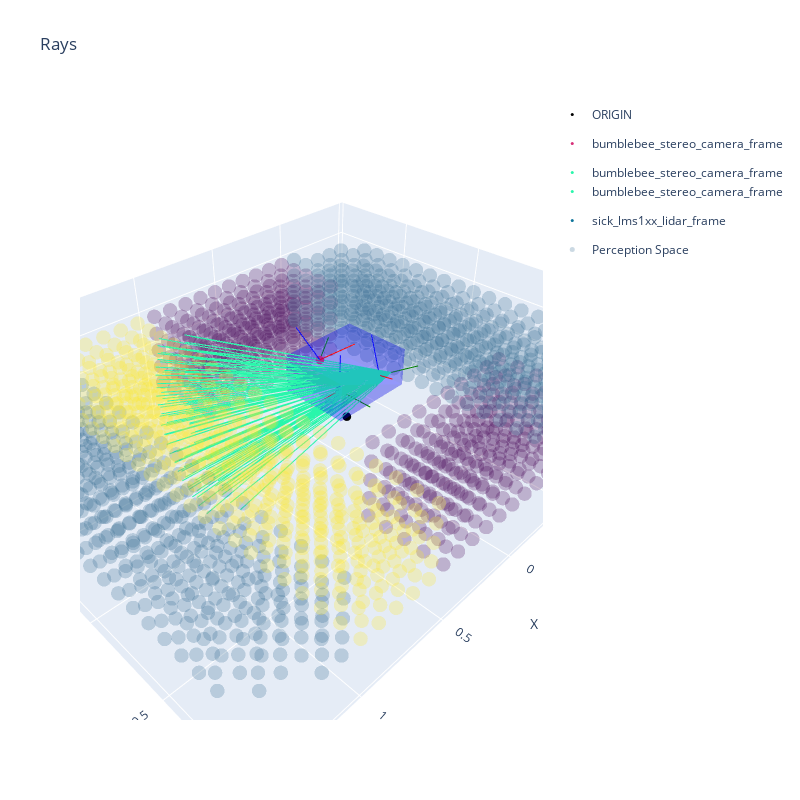

Notebook cell for this chart:
### Code cell
INDEX_TO_PLOT = 7433
design_x_fig, design_x_df = plot_plot_design(INDEX_TO_PLOT, sensor_idx_rays=1, max_rays=100)
design_x_df

### Figure 1 — Plotly figure (JSON) as saved in the notebook; plotly's stock layout.template omitted (floating-point values rounded to 4 significant figures; data arrays with more than 128 entries replaced by an {"elided": "..."} marker saying what was removed)
{"data": [{"marker": {"color": "black", "size": 3}, "mode": "markers", "name": "ORIGIN", "type": "scatter3d", "x": [0], "y": [0], "z": [0]}, {"hoverinfo": "text", "legendgroup": "sensor_0", "marker": {"color": "#d72f78", "size": 3}, "mode": "markers", "name": "bumblebee_stereo_camera_frame", "text": ["Translation:<br>  (x=0.13,<br>  y=-0.06,<br>  z=0.37)", "Quaternion:<br>  (qw=-0.47,<br>  qx=-0.27,<br>  qy=0.12,<br>  qz=-0.83)"], "type": "scatter3d", "x": [0.1337], "y": [-0.06305], "z": [0.3664]}, {"legendgroup": "sensor_0", "line": {"color": "red", "width": 2}, "mode": "lines", "showlegend": false, "type": "scatter3d", "x": [0.1337, 0.05095], "y": [-0.06305, 0.08107], "z": [0.3664, 0.4777]}, {"legendgroup": "sensor_0", "line": {"color": "green", "width": 2}, "mode": "lines", "showlegend": false, "type": "scatter3d", "x": [0.1337, -0.03567], "y": [-0.06305, -0.1689], "z": [0.3664, 0.3775]}, {"legendgroup": "sensor_0", "line": {"color": "blue", "width": 2}, "mode": "lines", "showlegend": false, "type": "scatter3d", "x": [0.1337, 0.2005], "y": [-0.06305, -0.1527], "z": [0.3664, 0.5323]}, {"hoverinfo": "text", "legendgroup": "sensor_1", "marker": {"color": "#29f6ab", "size": 3}, "mode": "markers", "name": "bumblebee_stereo_camera_frame", "text": ["Translation:<br>  (x=-0.08,<br>  y=0.13,<br>  z=0.27)", "Quaternion:<br>  (qw=-0.84,<br>  qx=-0.16,<br>  qy=0.18,<br>  qz=-0.49)"], "type": "scatter3d", "x": [-0.08352], "y": [0.1278], "z": [0.2677]}, {"legendgroup": "sensor_1", "line": {"color": "red", "width": 2}, "mode": "lines", "showlegend": false, "type": "scatter3d", "x": [-0.08352, 0.009354], "y": [0.1278, 0.2803], "z": [0.2677, 0.3578]}, {"legendgroup": "sensor_1", "line": {"color": "green", "width": 2}, "mode": "lines", "showlegend": false, "type": "scatter3d", "x": [-0.08352, -0.2582], "y": [0.1278, 0.2234], "z": [0.2677, 0.2859]}, {"legendgroup": "sensor_1", "line": {"color": "blue", "width": 2}, "mode": "lines", "showlegend": false, "type": "scatter3d", "x": [-0.08352, -0.1127], "y": [0.1278, 0.04063], "z": [0.2677, 0.4453]}, {"hoverinfo": "text", "legendgroup": "sensor_4", "marker": {"color": "#0e759b", "size": 3}, "mode": "markers", "name": "sick_lms1xx_lidar_frame", "text": ["Translation:<br>  (x=0.06,<br>  y=-0.00,<br>  z=0.19)", "Quaternion:<br>  (qw=1.00,<br>  qx=0.00,<br>  qy=0.00,<br>  qz=0.00)"], "type": "scatter3d", "x": [0.05906], "y": [-5.178e-07], "z": [0.1864]}, {"legendgroup": "sensor_4", "line": {"color": "red", "width": 2}, "mode": "lines", "showlegend": false, "type": "scatter3d", "x": [0.05906, 0.2591], "y": [-5.178e-07, -5.178e-07], "z": [0.1864, 0.1864]}, {"legendgroup": "sensor_4", "line": {"color": "green", "width": 2}, "mode": "lines", "showlegend": false, "type": "scatter3d", "x": [0.05906, 0.05906], "y": [-5.178e-07, 0.2], "z": [0.1864, 0.1864]}, {"legendgroup": "sensor_4", "line": {"color": "blue", "width": 2}, "mode": "lines", "showlegend": false, "type": "scatter3d", "x": [0.05906, 0.05906], "y": [-5.178e-07, -5.178e-07], "z": [0.1864, 0.3864]}, {"marker": {"color": {"elided": "1910 float values"}, "colorscale": [[0, "#440154"], [0.1111, "#482878"], [0.2222, "#3e4989"], [0.3333, "#31688e"], [0.4444, "#26828e"], [0.5556, "#1f9e89"], [0.6667, "#35b779"], [0.7778, "#6ece58"], [0.8889, "#b5de2b"], [1, "#fde725"]], "opacity": 0.25, "size": 5}, "mode": "markers", "name": "Perception Space", "type": "scatter3d", "x": {"elided": "1910 float values"}, "y": {"elided": "1910 float values"}, "z": {"elided": "1910 float values"}}, {"color": "blue", "i": [7, 0, 0, 0, 4, 4, 6, 6, 4, 0, 3, 2], "j": [3, 4, 1, 2, 5, 6, 5, 2, 0, 1, 6, 3], "k": [0, 7, 2, 3, 6, 7, 1, 1, 5, 5, 7, 6], "name": "Sensor Pos Constraints", "opacity": 0.2, "showscale": false, "type": "mesh3d", "x": [-0.1996, -0.1996, 0.2404, 0.2404, -0.1996, -0.1996, 0.2404, 0.2404], "y": [-0.18, 0.18, 0.18, -0.18, -0.18, 0.18, 0.18, -0.18], "z": [0.1864, 0.1864, 0.1864, 0.1864, 0.3864, 0.3864, 0.3864, 0.3864]}, {"hoverinfo": "none", "line": {"color": "#29f6ab", "width": 2}, "mode": "lines", "showlegend": false, "type": "scatter3d", "x": [-0.1359, 0.8234], "y": [0.1564, 0.1365], "z": [0.2732, -0.008332]}, {"hoverinfo": "none", "line": {"color": "#29f6ab", "width": 2}, "mode": "lines", "showlegend": false, "type": "scatter3d", "x": [-0.1359, 0.7963], "y": [0.1564, -0.1457], "z": [0.2732, 0.4723]}, {"hoverinfo": "none", "line": {"color": "#29f6ab", "width": 2}, "mode": "lines", "showlegend": false, "type": "scatter3d", "x": [-0.1359, 0.8387], "y": [0.1564, -0.06748], "z": [0.2732, 0.2695]}, {"hoverinfo": "none", "line": {"color": "#29f6ab", "width": 2}, "mode": "lines", "showlegend": false, "type": "scatter3d", "x": [-0.1359, 0.8361], "y": [0.1564, 0.0348], "z": [0.2732, 0.07219]}, {"hoverinfo": "none", "line": {"color": "#29f6ab", "width": 2}, "mode": "lines", "showlegend": false, "type": "scatter3d", "x": [-0.1359, 0.7435], "y": [0.1564, -0.2169], "z": [0.2732, 0.5685]}, {"hoverinfo": "none", "line": {"color": "#29f6ab", "width": 2}, "mode": "lines", "showlegend": false, "type": "scatter3d", "x": [-0.1359, 0.8105], "y": [0.1564, -0.1532], "z": [0.2732, 0.3647]}, {"hoverinfo": "none", "line": {"color": "#29f6ab", "width": 2}, "mode": "lines", "showlegend": false, "type": "scatter3d", "x": [-0.1359, 0.8333], "y": [0.1564, -0.06258], "z": [0.2732, 0.1606]}, {"hoverinfo": "none", "line": {"color": "#29f6ab", "width": 2}, "mode": "lines", "showlegend": false, "type": "scatter3d", "x": [-0.1359, 0.81], "y": [0.1564, 0.04989], "z": [0.2732, -0.03304]}, {"hoverinfo": "none", "line": {"color": "#29f6ab", "width": 2}, "mode": "lines", "showlegend": false, "type": "scatter3d", "x": [-0.1359, 0.7664], "y": [0.1564, -0.2311], "z": [0.2732, 0.4621]}, {"hoverinfo": "none", "line": {"color": "#29f6ab", "width": 2}, "mode": "lines", "showlegend": false, "type": "scatter3d", "x": [-0.1359, 0.8145], "y": [0.1564, -0.1541], "z": [0.2732, 0.2548]}, {"hoverinfo": "none", "line": {"color": "#29f6ab", "width": 2}, "mode": "lines", "showlegend": false, "type": "scatter3d", "x": [-0.1359, 0.8168], "y": [0.1564, -0.05197], "z": [0.2732, 0.05215]}, {"hoverinfo": "none", "line": {"color": "#29f6ab", "width": 2}, "mode": "lines", "showlegend": false, "type": "scatter3d", "x": [-0.1359, 0.7066], "y": [0.1564, -0.2997], "z": [0.2732, 0.5594]}, {"hoverinfo": "none", "line": {"color": "#29f6ab", "width": 2}, "mode": "lines", "showlegend": false, "type": "scatter3d", "x": [-0.1359, 0.7795], "y": [0.1564, -0.2381], "z": [0.2732, 0.3525]}, {"hoverinfo": "none", "line": {"color": "#29f6ab", "width": 2}, "mode": "lines", "showlegend": false, "type": "scatter3d", "x": [-0.1359, 0.8077], "y": [0.1564, -0.1486], "z": [0.2732, 0.1443]}, {"hoverinfo": "none", "line": {"color": "#29f6ab", "width": 2}, "mode": "lines", "showlegend": false, "type": "scatter3d", "x": [-0.1359, 0.7891], "y": [0.1564, -0.03632], "z": [0.2732, -0.05421]}, {"hoverinfo": "none", "line": {"color": "#29f6ab", "width": 2}, "mode": "lines", "showlegend": false, "type": "scatter3d", "x": [-0.1359, 0.7286], "y": [0.1564, -0.3134], "z": [0.2732, 0.4513]}, {"hoverinfo": "none", "line": {"color": "#29f6ab", "width": 2}, "mode": "lines", "showlegend": false, "type": "scatter3d", "x": [-0.1359, 0.7823], "y": [0.1564, -0.2383], "z": [0.2732, 0.2412]}, {"hoverinfo": "none", "line": {"color": "#29f6ab", "width": 2}, "mode": "lines", "showlegend": false, "type": "scatter3d", "x": [-0.1359, 0.7897], "y": [0.1564, -0.1374], "z": [0.2732, 0.03482]}, {"hoverinfo": "none", "line": {"color": "#29f6ab", "width": 2}, "mode": "lines", "showlegend": false, "type": "scatter3d", "x": [-0.1359, 0.6624], "y": [0.1564, -0.3789], "z": [0.2732, 0.5489]}, {"hoverinfo": "none", "line": {"color": "#29f6ab", "width": 2}, "mode": "lines", "showlegend": false, "type": "scatter3d", "x": [-0.1359, 0.7408], "y": [0.1564, -0.3199], "z": [0.2732, 0.3404]}, {"hoverinfo": "none", "line": {"color": "#29f6ab", "width": 2}, "mode": "lines", "showlegend": false, "type": "scatter3d", "x": [-0.1359, 0.7742], "y": [0.1564, -0.2323], "z": [0.2732, 0.1298]}, {"hoverinfo": "none", "line": {"color": "#29f6ab", "width": 2}, "mode": "lines", "showlegend": false, "type": "scatter3d", "x": [-0.1359, 0.7606], "y": [0.1564, -0.1212], "z": [0.2732, -0.07204]}, {"hoverinfo": "none", "line": {"color": "#29f6ab", "width": 2}, "mode": "lines", "showlegend": false, "type": "scatter3d", "x": [-0.1359, 0.6835], "y": [0.1564, -0.392], "z": [0.2732, 0.4396]}, {"hoverinfo": "none", "line": {"color": "#29f6ab", "width": 2}, "mode": "lines", "showlegend": false, "type": "scatter3d", "x": [-0.1359, 0.7424], "y": [0.1564, -0.3195], "z": [0.2732, 0.2284]}, {"hoverinfo": "none", "line": {"color": "#29f6ab", "width": 2}, "mode": "lines", "showlegend": false, "type": "scatter3d", "x": [-0.1359, 0.755], "y": [0.1564, -0.2205], "z": [0.2732, 0.01994]}, {"hoverinfo": "none", "line": {"color": "#29f6ab", "width": 2}, "mode": "lines", "showlegend": false, "type": "scatter3d", "x": [-0.1359, 0.6114], "y": [0.1564, -0.4536], "z": [0.2732, 0.5364]}, {"hoverinfo": "none", "line": {"color": "#29f6ab", "width": 2}, "mode": "lines", "showlegend": false, "type": "scatter3d", "x": [-0.1359, 0.6946], "y": [0.1564, -0.3978], "z": [0.2732, 0.3282]}, {"hoverinfo": "none", "line": {"color": "#29f6ab", "width": 2}, "mode": "lines", "showlegend": false, "type": "scatter3d", "x": [-0.1359, 0.7331], "y": [0.1564, -0.3128], "z": [0.2732, 0.1168]}, {"hoverinfo": "none", "line": {"color": "#29f6ab", "width": 2}, "mode": "lines", "showlegend": false, "type": "scatter3d", "x": [-0.1359, 0.7246], "y": [0.1564, -0.2039], "z": [0.2732, -0.08676]}, {"hoverinfo": "none", "line": {"color": "#29f6ab", "width": 2}, "mode": "lines", "showlegend": false, "type": "scatter3d", "x": [-0.1359, 0.6315], "y": [0.1564, -0.466], "z": [0.2732, 0.4268]}, {"hoverinfo": "none", "line": {"color": "#29f6ab", "width": 2}, "mode": "lines", "showlegend": false, "type": "scatter3d", "x": [-0.1359, 0.6952], "y": [0.1564, -0.3967], "z": [0.2732, 0.2161]}, {"hoverinfo": "none", "line": {"color": "#29f6ab", "width": 2}, "mode": "lines", "showlegend": false, "type": "scatter3d", "x": [-0.1359, 0.7128], "y": [0.1564, -0.3006], "z": [0.2732, 0.007239]}, {"hoverinfo": "none", "line": {"color": "#29f6ab", "width": 2}, "mode": "lines", "showlegend": false, "type": "scatter3d", "x": [-0.1359, 0.6833], "y": [0.1564, -0.1833], "z": [0.2732, -0.1888]}, {"hoverinfo": "none", "line": {"color": "#29f6ab", "width": 2}, "mode": "lines", "showlegend": false, "type": "scatter3d", "x": [-0.1359, 0.6416], "y": [0.1564, -0.471], "z": [0.2732, 0.3154]}, {"hoverinfo": "none", "line": {"color": "#29f6ab", "width": 2}, "mode": "lines", "showlegend": false, "type": "scatter3d", "x": [-0.1359, 0.6848], "y": [0.1564, -0.3895], "z": [0.2732, 0.1049]}, {"hoverinfo": "none", "line": {"color": "#29f6ab", "width": 2}, "mode": "lines", "showlegend": false, "type": "scatter3d", "x": [-0.1359, 0.6815], "y": [0.1564, -0.2835], "z": [0.2732, -0.09865]}, {"hoverinfo": "none", "line": {"color": "#29f6ab", "width": 2}, "mode": "lines", "showlegend": false, "type": "scatter3d", "x": [-0.1359, 0.5732], "y": [0.1564, -0.5348], "z": [0.2732, 0.4124]}, {"hoverinfo": "none", "line": {"color": "#29f6ab", "width": 2}, "mode": "lines", "showlegend": false, "type": "scatter3d", "x": [-0.1359, 0.641], "y": [0.1564, -0.4693], "z": [0.2732, 0.2039]}, {"hoverinfo": "none", "line": {"color": "#29f6ab", "width": 2}, "mode": "lines", "showlegend": false, "type": "scatter3d", "x": [-0.1359, 0.6636], "y": [0.1564, -0.3767], "z": [0.2732, -0.003603]}, {"hoverinfo": "none", "line": {"color": "#29f6ab", "width": 2}, "mode": "lines", "showlegend": false, "type": "scatter3d", "x": [-0.1359, 0.6394], "y": [0.1564, -0.2626], "z": [0.2732, -0.1994]}, {"hoverinfo": "none", "line": {"color": "#29f6ab", "width": 2}, "mode": "lines", "showlegend": false, "type": "scatter3d", "x": [-0.1359, 0.5821], "y": [0.1564, -0.539], "z": [0.2732, 0.3018]}, {"hoverinfo": "none", "line": {"color": "#29f6ab", "width": 2}, "mode": "lines", "showlegend": false, "type": "scatter3d", "x": [-0.1359, 0.6297], "y": [0.1564, -0.4613], "z": [0.2732, 0.09396]}, {"hoverinfo": "none", "line": {"color": "#29f6ab", "width": 2}, "mode": "lines", "showlegend": false, "type": "scatter3d", "x": [-0.1359, 0.6314], "y": [0.1564, -0.3592], "z": [0.2732, -0.108]}, {"hoverinfo": "none", "line": {"color": "#29f6ab", "width": 2}, "mode": "lines", "showlegend": false, "type": "scatter3d", "x": [-0.1359, 0.5092], "y": [0.1564, -0.5977], "z": [0.2732, 0.3962]}, {"hoverinfo": "none", "line": {"color": "#29f6ab", "width": 2}, "mode": "lines", "showlegend": false, "type": "scatter3d", "x": [-0.1359, 0.5805], "y": [0.1564, -0.5364], "z": [0.2732, 0.1916]}, {"hoverinfo": "none", "line": {"color": "#29f6ab", "width": 2}, "mode": "lines", "showlegend": false, "type": "scatter3d", "x": [-0.1359, 0.6076], "y": [0.1564, -0.448], "z": [0.2732, -0.01291]}, {"hoverinfo": "none", "line": {"color": "#29f6ab", "width": 2}, "mode": "lines", "showlegend": false, "type": "scatter3d", "x": [-0.1359, 0.5887], "y": [0.1564, -0.338], "z": [0.2732, -0.2068]}, {"hoverinfo": "none", "line": {"color": "#29f6ab", "width": 2}, "mode": "lines", "showlegend": false, "type": "scatter3d", "x": [-0.1359, 0.5169], "y": [0.1564, -0.6009], "z": [0.2732, 0.287]}, {"hoverinfo": "none", "line": {"color": "#29f6ab", "width": 2}, "mode": "lines", "showlegend": false, "type": "scatter3d", "x": [-0.1359, 0.5683], "y": [0.1564, -0.5278], "z": [0.2732, 0.08351]}, {"hoverinfo": "none", "line": {"color": "#29f6ab", "width": 2}, "mode": "lines", "showlegend": false, "type": "scatter3d", "x": [-0.1359, 0.5748], "y": [0.1564, -0.4301], "z": [0.2732, -0.1152]}, {"hoverinfo": "none", "line": {"color": "#29f6ab", "width": 2}, "mode": "lines", "showlegend": false, "type": "scatter3d", "x": [-0.1359, 0.4402], "y": [0.1564, -0.6542], "z": [0.2732, 0.3779]}, {"hoverinfo": "none", "line": {"color": "#29f6ab", "width": 2}, "mode": "lines", "showlegend": false, "type": "scatter3d", "x": [-0.03111, 0.9075], "y": [0.09907, -0.1954], "z": [0.2622, 0.4419]}, {"hoverinfo": "none", "line": {"color": "#29f6ab", "width": 2}, "mode": "lines", "showlegend": false, "type": "scatter3d", "x": [-0.03111, 0.9455], "y": [0.09907, -0.1147], "z": [0.2622, 0.2392]}, {"hoverinfo": "none", "line": {"color": "#29f6ab", "width": 2}, "mode": "lines", "showlegend": false, "type": "scatter3d", "x": [-0.03111, 0.9384], "y": [0.09907, -0.01033], "z": [0.2622, 0.04308]}, {"hoverinfo": "none", "line": {"color": "#29f6ab", "width": 2}, "mode": "lines", "showlegend": false, "type": "scatter3d", "x": [-0.03111, 0.8571], "y": [0.09907, -0.2682], "z": [0.2622, 0.5382]}, {"hoverinfo": "none", "line": {"color": "#29f6ab", "width": 2}, "mode": "lines", "showlegend": false, "type": "scatter3d", "x": [-0.03111, 0.9199], "y": [0.09907, -0.2017], "z": [0.2622, 0.3339]}, {"hoverinfo": "none", "line": {"color": "#29f6ab", "width": 2}, "mode": "lines", "showlegend": false, "type": "scatter3d", "x": [-0.03111, 0.9382], "y": [0.09907, -0.1087], "z": [0.2622, 0.1305]}, {"hoverinfo": "none", "line": {"color": "#29f6ab", "width": 2}, "mode": "lines", "showlegend": false, "type": "scatter3d", "x": [-0.03111, 0.9104], "y": [0.09907, 0.005594], "z": [0.2622, -0.06152]}, {"hoverinfo": "none", "line": {"color": "#29f6ab", "width": 2}, "mode": "lines", "showlegend": false, "type": "scatter3d", "x": [-0.03111, 0.8783], "y": [0.09907, -0.281], "z": [0.2622, 0.4313]}, {"hoverinfo": "none", "line": {"color": "#29f6ab", "width": 2}, "mode": "lines", "showlegend": false, "type": "scatter3d", "x": [-0.03111, 0.9219], "y": [0.09907, -0.2013], "z": [0.2622, 0.224]}, {"hoverinfo": "none", "line": {"color": "#29f6ab", "width": 2}, "mode": "lines", "showlegend": false, "type": "scatter3d", "x": [-0.03111, 0.9197], "y": [0.09907, -0.09708], "z": [0.2622, 0.02245]}, {"hoverinfo": "none", "line": {"color": "#29f6ab", "width": 2}, "mode": "lines", "showlegend": false, "type": "scatter3d", "x": [-0.03111, 0.821], "y": [0.09907, -0.3513], "z": [0.2622, 0.5289]}, {"hoverinfo": "none", "line": {"color": "#29f6ab", "width": 2}, "mode": "lines", "showlegend": false, "type": "scatter3d", "x": [-0.03111, 0.8896], "y": [0.09907, -0.2868], "z": [0.2622, 0.3214]}, {"hoverinfo": "none", "line": {"color": "#29f6ab", "width": 2}, "mode": "lines", "showlegend": false, "type": "scatter3d", "x": [-0.03111, 0.9131], "y": [0.09907, -0.1947], "z": [0.2622, 0.1137]}, {"hoverinfo": "none", "line": {"color": "#29f6ab", "width": 2}, "mode": "lines", "showlegend": false, "type": "scatter3d", "x": [-0.03111, 0.89], "y": [0.09907, -0.0806], "z": [0.2622, -0.08324]}, {"hoverinfo": "none", "line": {"color": "#29f6ab", "width": 2}, "mode": "lines", "showlegend": false, "type": "scatter3d", "x": [-0.03111, 0.8412], "y": [0.09907, -0.3636], "z": [0.2622, 0.4203]}, {"hoverinfo": "none", "line": {"color": "#29f6ab", "width": 2}, "mode": "lines", "showlegend": false, "type": "scatter3d", "x": [-0.03111, 0.8904], "y": [0.09907, -0.2858], "z": [0.2622, 0.21]}, {"hoverinfo": "none", "line": {"color": "#29f6ab", "width": 2}, "mode": "lines", "showlegend": false, "type": "scatter3d", "x": [-0.03111, 0.8932], "y": [0.09907, -0.1826], "z": [0.2622, 0.004672]}, {"hoverinfo": "none", "line": {"color": "#29f6ab", "width": 2}, "mode": "lines", "showlegend": false, "type": "scatter3d", "x": [-0.03111, 0.7774], "y": [0.09907, -0.4308], "z": [0.2622, 0.5182]}, {"hoverinfo": "none", "line": {"color": "#29f6ab", "width": 2}, "mode": "lines", "showlegend": false, "type": "scatter3d", "x": [-0.03111, 0.8514], "y": [0.09907, -0.3688], "z": [0.2622, 0.3091]}, {"hoverinfo": "none", "line": {"color": "#29f6ab", "width": 2}, "mode": "lines", "showlegend": false, "type": "scatter3d", "x": [-0.03111, 0.8803], "y": [0.09907, -0.2786], "z": [0.2622, 0.09887]}, {"hoverinfo": "none", "line": {"color": "#29f6ab", "width": 2}, "mode": "lines", "showlegend": false, "type": "scatter3d", "x": [-0.03111, 0.862], "y": [0.09907, -0.1656], "z": [0.2622, -0.1015]}, {"hoverinfo": "none", "line": {"color": "#29f6ab", "width": 2}, "mode": "lines", "showlegend": false, "type": "scatter3d", "x": [-0.03111, 0.7967], "y": [0.09907, -0.4425], "z": [0.2622, 0.4085]}, {"hoverinfo": "none", "line": {"color": "#29f6ab", "width": 2}, "mode": "lines", "showlegend": false, "type": "scatter3d", "x": [-0.03111, 0.8511], "y": [0.09907, -0.3672], "z": [0.2622, 0.197]}, {"hoverinfo": "none", "line": {"color": "#29f6ab", "width": 2}, "mode": "lines", "showlegend": false, "type": "scatter3d", "x": [-0.03111, 0.8591], "y": [0.09907, -0.2659], "z": [0.2622, -0.01049]}, {"hoverinfo": "none", "line": {"color": "#29f6ab", "width": 2}, "mode": "lines", "showlegend": false, "type": "scatter3d", "x": [-0.03111, 0.7269], "y": [0.09907, -0.5059], "z": [0.2622, 0.5059]}, {"hoverinfo": "none", "line": {"color": "#29f6ab", "width": 2}, "mode": "lines", "showlegend": false, "type": "scatter3d", "x": [-0.03111, 0.8059], "y": [0.09907, -0.447], "z": [0.2622, 0.2968]}, {"hoverinfo": "none", "line": {"color": "#29f6ab", "width": 2}, "mode": "lines", "showlegend": false, "type": "scatter3d", "x": [-0.03111, 0.8398], "y": [0.09907, -0.3595], "z": [0.2622, 0.08571]}, {"hoverinfo": "none", "line": {"color": "#29f6ab", "width": 2}, "mode": "lines", "showlegend": false, "type": "scatter3d", "x": [-0.03111, 0.8267], "y": [0.09907, -0.2485], "z": [0.2622, -0.1165]}, {"hoverinfo": "none", "line": {"color": "#29f6ab", "width": 2}, "mode": "lines", "showlegend": false, "type": "scatter3d", "x": [-0.03111, 0.7452], "y": [0.09907, -0.5169], "z": [0.2622, 0.3958]}, {"hoverinfo": "none", "line": {"color": "#29f6ab", "width": 2}, "mode": "lines", "showlegend": false, "type": "scatter3d", "x": [-0.03111, 0.8045], "y": [0.09907, -0.4448], "z": [0.2622, 0.1847]}, {"hoverinfo": "none", "line": {"color": "#29f6ab", "width": 2}, "mode": "lines", "showlegend": false, "type": "scatter3d", "x": [-0.03111, 0.8175], "y": [0.09907, -0.3463], "z": [0.2622, -0.02331]}, {"hoverinfo": "none", "line": {"color": "#29f6ab", "width": 2}, "mode": "lines", "showlegend": false, "type": "scatter3d", "x": [-0.03111, 0.6701], "y": [0.09907, -0.576], "z": [0.2622, 0.4915]}, {"hoverinfo": "none", "line": {"color": "#29f6ab", "width": 2}, "mode": "lines", "showlegend": false, "type": "scatter3d", "x": [-0.03111, 0.7534], "y": [0.09907, -0.5207], "z": [0.2622, 0.2842]}, {"hoverinfo": "none", "line": {"color": "#29f6ab", "width": 2}, "mode": "lines", "showlegend": false, "type": "scatter3d", "x": [-0.03111, 0.7921], "y": [0.09907, -0.4365], "z": [0.2622, 0.0739]}, {"hoverinfo": "none", "line": {"color": "#29f6ab", "width": 2}, "mode": "lines", "showlegend": false, "type": "scatter3d", "x": [-0.03111, 0.7841], "y": [0.09907, -0.3284], "z": [0.2622, -0.1284]}, {"hoverinfo": "none", "line": {"color": "#29f6ab", "width": 2}, "mode": "lines", "showlegend": false, "type": "scatter3d", "x": [-0.03111, 0.6874], "y": [0.09907, -0.5862], "z": [0.2622, 0.3817]}, {"hoverinfo": "none", "line": {"color": "#29f6ab", "width": 2}, "mode": "lines", "showlegend": false, "type": "scatter3d", "x": [-0.03111, 0.7509], "y": [0.09907, -0.5178], "z": [0.2622, 0.1728]}, {"hoverinfo": "none", "line": {"color": "#29f6ab", "width": 2}, "mode": "lines", "showlegend": false, "type": "scatter3d", "x": [-0.03111, 0.7688], "y": [0.09907, -0.4228], "z": [0.2622, -0.03411]}, {"hoverinfo": "none", "line": {"color": "#29f6ab", "width": 2}, "mode": "lines", "showlegend": false, "type": "scatter3d", "x": [-0.03111, 0.7401], "y": [0.09907, -0.3068], "z": [0.2622, -0.2282]}, {"hoverinfo": "none", "line": {"color": "#29f6ab", "width": 2}, "mode": "lines", "showlegend": false, "type": "scatter3d", "x": [-0.03111, 0.6944], "y": [0.09907, -0.5891], "z": [0.2622, 0.2709]}, {"hoverinfo": "none", "line": {"color": "#29f6ab", "width": 2}, "mode": "lines", "showlegend": false, "type": "scatter3d", "x": [-0.03111, 0.7376], "y": [0.09907, -0.5088], "z": [0.2622, 0.06312]}, {"hoverinfo": "none", "line": {"color": "#29f6ab", "width": 2}, "mode": "lines", "showlegend": false, "type": "scatter3d", "x": [-0.03111, 0.7347], "y": [0.09907, -0.4045], "z": [0.2622, -0.1378]}, {"hoverinfo": "none", "line": {"color": "#29f6ab", "width": 2}, "mode": "lines", "showlegend": false, "type": "scatter3d", "x": [-0.03111, 0.6237], "y": [0.09907, -0.6496], "z": [0.2622, 0.3659]}, {"hoverinfo": "none", "line": {"color": "#29f6ab", "width": 2}, "mode": "lines", "showlegend": false, "type": "scatter3d", "x": [-0.03111, 0.6909], "y": [0.09907, -0.5854], "z": [0.2622, 0.1608]}, {"hoverinfo": "none", "line": {"color": "#29f6ab", "width": 2}, "mode": "lines", "showlegend": false, "type": "scatter3d", "x": [-0.03111, 0.7134], "y": [0.09907, -0.4946], "z": [0.2622, -0.04321]}, {"hoverinfo": "none", "line": {"color": "#29f6ab", "width": 2}, "mode": "lines", "showlegend": false, "type": "scatter3d", "x": [-0.03111, 0.6901], "y": [0.09907, -0.3827], "z": [0.2622, -0.2356]}, {"hoverinfo": "none", "line": {"color": "#29f6ab", "width": 2}, "mode": "lines", "showlegend": false, "type": "scatter3d", "x": [-0.03111, 0.6296], "y": [0.09907, -0.6515], "z": [0.2622, 0.2566]}, {"hoverinfo": "none", "line": {"color": "#29f6ab", "width": 2}, "mode": "lines", "showlegend": false, "type": "scatter3d", "x": [-0.03111, 0.6766], "y": [0.09907, -0.5757], "z": [0.2622, 0.05302]}, {"hoverinfo": "none", "line": {"color": "#29f6ab", "width": 2}, "mode": "lines", "showlegend": false, "type": "scatter3d", "x": [-0.03111, 0.6786], "y": [0.09907, -0.476], "z": [0.2622, -0.1447]}, {"hoverinfo": "none", "line": {"color": "#29f6ab", "width": 2}, "mode": "lines", "showlegend": false, "type": "scatter3d", "x": [-0.03111, 0.555], "y": [0.09907, -0.7066], "z": [0.2622, 0.3482]}, {"hoverinfo": "text", "legendgroup": "sensor_1", "marker": {"color": "#29f6ab", "size": 3}, "mode": "markers", "name": "bumblebee_stereo_camera_frame", "text": ["Translation:<br>  (x=-0.08,<br>  y=0.13,<br>  z=0.27)", "Quaternion:<br>  (qw=-0.84,<br>  qx=-0.16,<br>  qy=0.18,<br>  qz=-0.49)"], "type": "scatter3d", "x": [-0.08352], "y": [0.1278], "z": [0.2677]}, {"legendgroup": "sensor_1", "line": {"color": "red", "width": 2}, "mode": "lines", "showlegend": false, "type": "scatter3d", "x": [-0.08352, 0.009354], "y": [0.1278, 0.2803], "z": [0.2677, 0.3578]}, {"legendgroup": "sensor_1", "line": {"color": "green", "width": 2}, "mode": "lines", "showlegend": false, "type": "scatter3d", "x": [-0.08352, -0.2582], "y": [0.1278, 0.2234], "z": [0.2677, 0.2859]}, {"legendgroup": "sensor_1", "line": {"color": "blue", "width": 2}, "mode": "lines", "showlegend": false, "type": "scatter3d", "x": [-0.08352, -0.1127], "y": [0.1278, 0.04063], "z": [0.2677, 0.4453]}], "layout": {"height": 800, "scene": {"aspectmode": "data", "camera": {"center": {"x": 0, "y": 0, "z": 0}, "eye": {"x": 1.25, "y": 1.25, "z": 1.25}, "up": {"x": 0, "y": 0, "z": 1}}, "xaxis": {"title": {"text": "X"}}, "yaxis": {"title": {"text": "Y"}}, "zaxis": {"title": {"text": "Z"}}}, "title": {"text": "Rays"}, "width": 800}}
